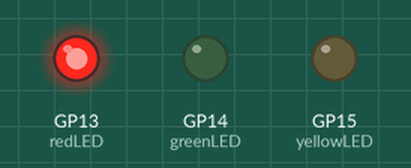
A program run on a simulated Raspberry Pi Pico running MicroPython. Parts: output pins drawn as LEDs (lit = HIGH).

Above: at 1.5 s.
At 4.5 s:
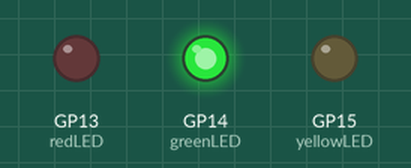
At 6.2 s:
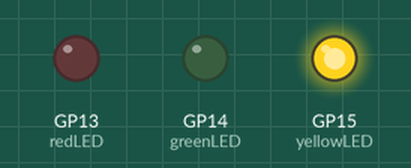
At 7.45 s:
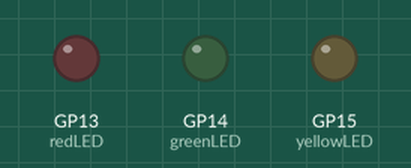
Timing chart, 0 to 9.8 s (numbered marks = the images above):
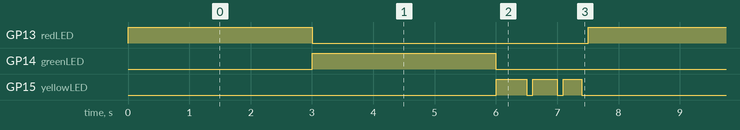

The program:

11_traffic_list_LED.py
```python
from machine import Pin
from utime import sleep
redLED = machine.Pin(13,Pin.OUT)
greenLED = machine.Pin(14,Pin.OUT)
yellowLED = machine.Pin(15,Pin.OUT)
#下為燈號[紅[亮秒數、暗],綠[亮,暗],黃[亮,暗遞減]]
sequence = [[3,0],[3,0],[0.5,0.1]]
while True:
#控制紅燈
    redLED.value(1)
    sleep(int(sequence[0][0]))
    redLED.value(0)
    sleep(float(sequence[0][1]))
    #控制綠燈
    greenLED.value(1)
    sleep(int(sequence[1][0]))
    greenLED.value(0)
    sleep(float(sequence[1][1]))
    #控制黃燈
    for i in range(3):
        yellowLED.value(1)
        sleep(float(sequence[2][0])-float(sequence[2][1])*i)
        yellowLED.value(0)
        sleep(float(sequence[2][1]))
```

Measured:
- by itself, GP13 (redLED), GP14 (greenLED): alternates HIGH for 3.0 s and LOW for 4.5 s
- by itself, GP15 (yellowLED): repeats every 7.5 s: LOW 0.10 s, HIGH 0.40 s, LOW 0.10 s, HIGH 0.30 s, LOW 6.1 s, HIGH 0.50 s
- by itself, everything shown: repeats every 7.5 s, in 8 steps
